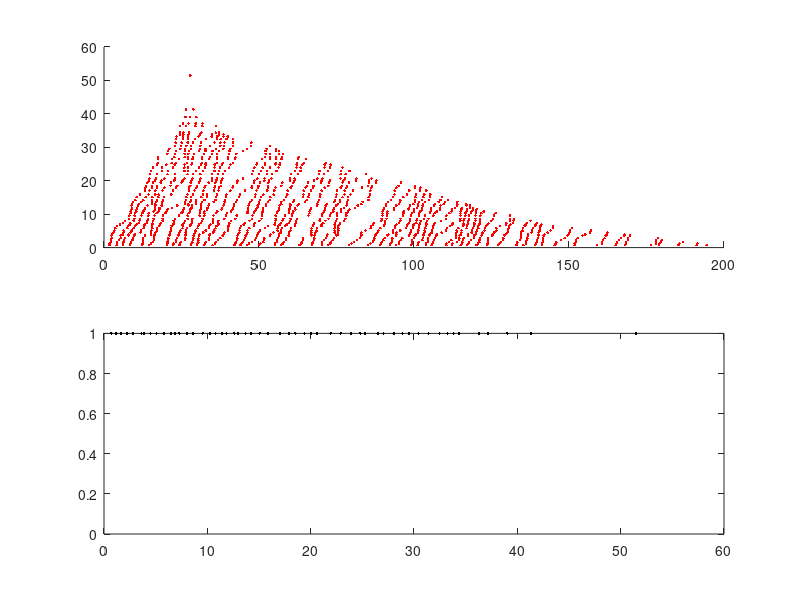

Write the MATLAB code that produced this figure.
%continous space continous time true kinetic monte corlo simulation
L=201; %length of road (includes the traffic signal occupying unit length)
p=100; %10; %Number of vehicles
maxtime=2000; %Max time upto which simulation is done
%simulation will be done upto a integer multiple of sigcyc which is just
%higher than maxtime
c=1; %maximum speed of cars
sigcyc=120; %Signal cycle = time signal is red + time signal is green
dutyratio=0.5; %ratio of green signal time to red signal time
%gcov=0.1; %coefficient of variation of gaussian distribution for car velocities
gammaK=1; %shape parameter for gamma distribution (=1 for exponential)
specimen_speed=[];
l=randperm(L-1); %randomly generate integers between 1 and L-1 to
%place cars at random positions in the road of length L
l=sort(l(1:p),'ascend');%take the first p numbers for the positions of p cars
space_position_eachcar=cell(1,p);
%Initialization for recording whether signal is green or red for the road
%we are looking at
signalcolor=[];

%Which car to focus on for calculating instantaneous speed
focalcar=10;

%initialization for computing ensemble avg speed
sys_speed=[];

time=0; %initialize time
mob=[]; %mobility: instantaneous velocity of car
flow=0; %flow: number of cars that leave signal per signal cycle
T=[]; %time instants
t_s=[]; %position vector of the cars

%fp=zeros(1,p); %fix the car to focus on for calculating instantaneous velocity
fp=[1:p]; %fix the car to focus on for calculating instantaneous velocity
%cdi=rand(1,p);

greentime=dutyratio*sigcyc; %total time light is green during a signal cycle
redtime=sigcyc-greentime;

while (time<maxtime)

    green=0; 
    while (green<greentime)
        
        signalcolor=[signalcolor,1];
        dis_h=[(diff(l)-1),(L-l(end)+l(1,1)-2)];%distance head
        
        %Function to determine mean velocity (cmax=1) from headway distance
        %Hyperbolic function
        %cmean=c*dis_h./(1+dis_h);
        %Sigmoidal function
        cmean=c*(dis_h.^2)./(1+(dis_h.^2));
        
        %Determine individual car velocity from a random distribution having the above mean
        %%Deterministic
        %cdi=cmean;
        
        %Exponential distribution (method 1)
        %cdi=exprnd(cmean); %using statistical toolbox
        %Exponential distribution (method 2)
        %cdi=(-cmean.*log(1-rand(1,length(cmean))));
        %Gaussian distribution with coefficient of variation gcv
        %cdi=cmean+sqrt(gcv*cmean).*randn(1,p);%min(cdi,cmean)+rand(1,p).*(max(cdi,cmean)-min(cdi,cmean));
        %cdi(cdi<0)=0; %ensures that all velocities are non-negative
        
        %%Gamma distributed velocities
        cdi=gamrnd(gammaK,cmean/gammaK,1,p);                               %%%%commented due to license errors
        %xx = rand([1,p]);                                                %%%%(uniformly distributed) random number for the artificial gamma distribution
        %cdi = (1./(((cmean/gammaK).^gammaK)*gamma(gammaK)))*(xx(1)^gammaK).*(exp(1).^(-xx(1)./(cmean/gammaK)));    %%%artificial gamma distribution
        
        tou=min(dis_h./cdi); %time interval after which next update to be done
        %checking whether the update distance is safe or make to safe
        g=tou;
        %To esnsure that total time green is on does not exceed greentime 
        g=(~((green+g)<greentime))*(greentime-green)+((green+g)<greentime)*g;%adjust the green time to make the total green time equals to 30
        green=green+g;
        l=l+g*cdi;
        %mob=mob+sum(g*cdi)/length(l);
        flow(end)=flow(end)+length(l(l>L));
        
        %for computing avg speed
        sys_speed=[sys_speed,mean(cdi)];
       
        
        mob=[mob,cdi(fp==focalcar)];
        l(l>(L-1))=l(l>(L-1))-(L-1);
        [l,ind]=sort(l,'ascend');
        fp=fp(ind); 
        t_s=[t_s;l];
        T=[T,g];
        for jjjjj=1:p
            space_position_eachcar{1,jjjjj}=[space_position_eachcar{1,jjjjj},l(fp==jjjjj)];
        end
    end
    flow(end)=flow(end)+length(l(l>L-1));
    l(l>(L-1))=l(l>(L-1))-(L-1);
    [l,ind]=sort(l,'ascend');

    fp=fp(ind);
    
    %flow=[flow,0];
    red=0;
    while (red<redtime)
        signalcolor=[signalcolor,0];
        dis_h=[(diff(l)-1),((L-1)-l(end))];%position of the signal is 100
        
        %Function to determine mean velocity (cmax=1) from headway distance
        %Hyperbolic function
        %cmean=c*dis_h./(1+dis_h);
        %Sigmoidal function
        cmean=c*(dis_h.^2)./(1+(dis_h.^2));
        
        %Determine individual car velocity from a random distribution having the above mean
        %%Deterministic
        %cdi=cmean;
        %Exponential distribution (method 1)
        %cdi=exprnd(cmean); %using statistical toolbox
        %Exponential distribution (method 2)
        %cdi=(-cmean.*log(1-rand(1,length(cmean))));
        %Gaussian distribution with coefficient of variation gcv
        %cdi=cmean+sqrt(gcv*cmean).*randn(1,p);%min(cdi,cmean)+rand(1,p).*(max(cdi,cmean)-min(cdi,cmean));
        %cdi(cdi<0)=0;
        
        %%Gamma distributed vehicle speeds 
        cdi=gamrnd(gammaK,cmean/gammaK,1,p);                               %%%%commented due to license errors
        %xx = rand([1,p]);                                                %%%%(uniformly distributed) random number for the artificial gamma distribution
        %cdi = (1./(((cmean/gammaK).^gammaK)*gamma(gammaK)))*(xx(1)^gammaK).*(exp(1).^(-xx(1)./(cmean/gammaK)));    %%%artificial gamma distribution
        
        tou=min(dis_h./cdi);
        %checking wheather the update distance is safe or make to safe
            r=tou;
        r=(~((red+r)<redtime))*(redtime-red)+((red+r)<redtime)*r;%adjust kmc ts to make the total red time is 30
        red=red+r;
        l=l+r*cdi;
        
        %for computing avg speed
        sys_speed=[sys_speed,mean(cdi)];
        
        
        %mob=mob+sum(r*cdi)/length(l);
        mob=[mob,cdi(fp==focalcar)];
        t_s=[t_s;l];
        T=[T,r];
        
        for jjjjj=1:p
            space_position_eachcar{1,jjjjj}=[space_position_eachcar{1,jjjjj},l(fp==jjjjj)];
        end
    end
    flow=[flow,0];
    time=time+sigcyc;
end

c1=cumsum(T);
figure, subplot(2,1,1), 
	for i=1:length(c1),
	hold on,
	plot3(t_s(i,:),c1(i)*ones(1,p),ones(1,p),'r .');
    end
subplot(2,1,2),    
plot(c1,mob,'b-');
hold on,
plot(c1,sys_speed,'r--');
plot(c1,signalcolor,'k .');
figure;
for jjjjj=1:p
    x=diff(space_position_eachcar{1,jjjjj});
    y=find(x<0);
    y=[0,y];
    z=space_position_eachcar{1,jjjjj};
    t=c1;
    for jjj=1:length(y) -1
    hold on;plot(space_position_eachcar{1,jjjjj}(y(jjj)+1:y(jjj+1)),c1(y(jjj)+1:y(jjj+1)),'color',[1,1,1]/30);
    end
end